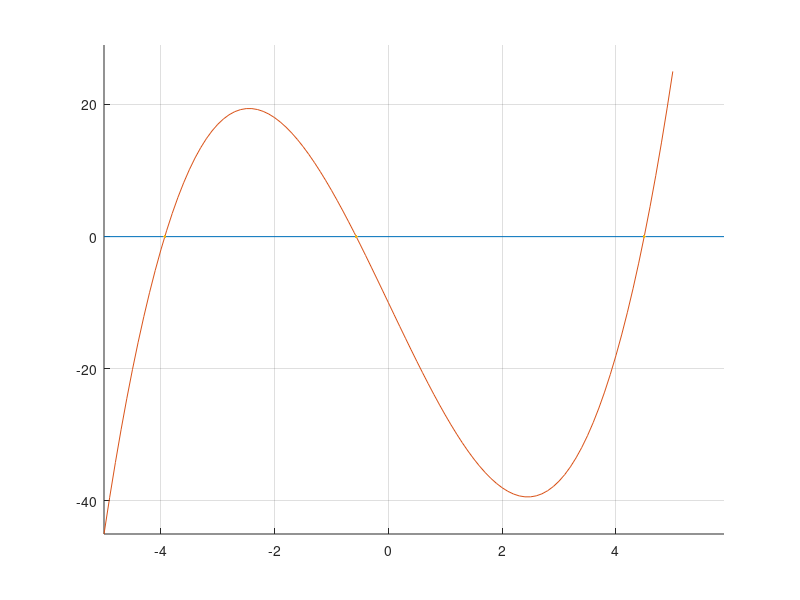

Here is the MATLAB script that generated this plot: (Note: this script raises an error after producing the figure.)
% -------------------------------------------------------------------------
% MACIUCA GLORIA - RUXANDRA
% Grupa 344
% -------------------------------------------------------------------------
% Ex_8aPozFalse.m - Fisier 'script'
% -------------------------------------------------------------------------
%
% Fisier pentru plotarea graficului functiei pe intervalul ales si a
% solutiilor gasite prin Metoda Pozitiei False
%

% Incarcarea schemei de culori 'wesColors'
% Incarcarea solutiilor ecuatiei calculate anterior
load wesColors;
load aproximariEx8e;

% Definirea functiei 'f'
f = @(x) x .^ 3 - 18 .* x - 10;

% Crearea vectorului axaX cu valori in intervalul [-5, 5]
% Crearea vectorului axaY cu valori f(axaX)
axaX = -5:0.1:5;
axaY = f(axaX);

% Crearea unei figuri pentru modificari ulterioare
fGraf = figure('Name', 'Metoda Poziiei False', 'NumberTitle', 'off');
set (fGraf, 'Color', 'White');

axis ( [-5 5.9 -45 29] );       % Definirea limitelor axelox
hold on;
grid on;
axaOx = plot (xlim, [0 0]);     % Plotare axa Ox
grafic = plot (axaX, axaY);     % Plotare graficul functiei
aproximari = plot (xAprox(1:length(xAprox)), f(xAprox(1:length(xAprox))), ...
    '.');                       % Plotare solutii gasite

% Modificari si adaugiri pentru afisare
g =gca;
g.GridColor = wesColors(9, :);
set (gca, 'FontSize', 8, 'FontName', 'Consolas');
set (gca, 'Box', 'off');
set (gca, 'TickDir', 'out', 'XTick', [-5:5], 'YTick', [-45:5:25]);
set (grafic, 'LineStyle', '-', 'LineWidth', 0.8, 'Color', 'Black');
set (axaOx, 'LineStyle', ':', 'LineWidth', 0.5, 'Color', wesColors(9, :));
set (aproximari, 'Marker', 'o', 'MarkerFaceColor', wesColors(9, :), ...
    'MarkerEdgeColor', 'Black', 'MarkerSize', 7.0);

% Adaugare de text specific fiecarui marker
for i = 1 : length(xAprox)
    x = xAprox(i);
    y = f(xAprox(i));
    mesajMarker = sprintf (strcat ('(', num2str (x, 5), ',\n', num2str (y, 1), ')'));
    textMarker = text (x+0.2, y, mesajMarker, ...
        'FontName', 'Consolas', 'FontSize', 7);
end

% Adaugare de titlu si indicatii pentru axele Ox si Oy
title ('{\bfGraficul functiei} {\itf(x) = x^3 - 18 * x - 10}', ...
    'FontName', 'Consolas', 'FontSize', 11.5, 'FontWeight', 'Normal');
xlabel ('x', 'FontName', 'Consolas', 'FontSize', 10, 'FontWeight', 'Bold');
ylabel ('f(x)', 'FontName', 'Consolas', 'FontSize', 10, 'FontWeight', 'Bold');